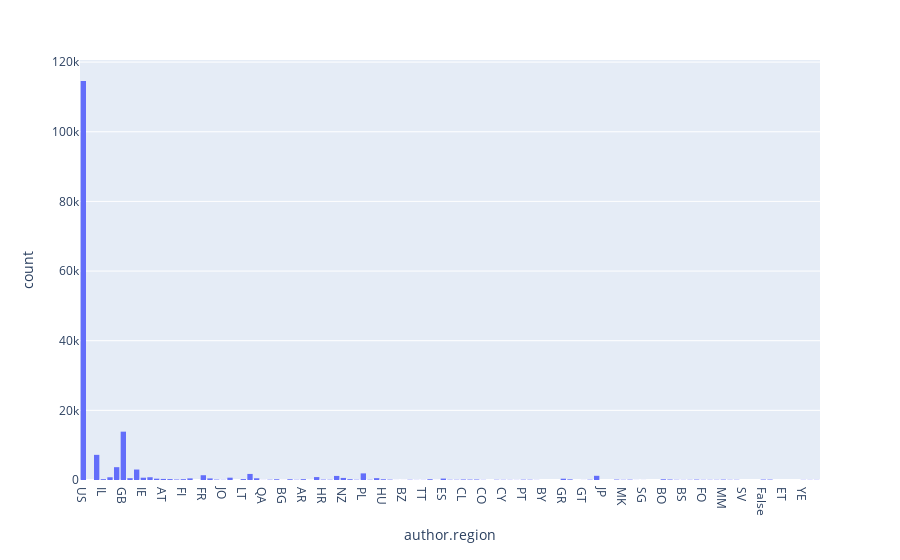

The notebook cell saved with this chart:
### Markdown cell above
805 different youtubers have left comments on David's tiktok!

### Code cell
fig1 = px.histogram(Tik_comments, x="author.region")
fig1.show()

### Figure 1 — Plotly figure (JSON) as saved in the notebook; plotly's stock layout.template omitted (floating-point values rounded to 4 significant figures; data arrays with more than 128 entries replaced by an {"elided": "..."} marker saying what was removed)
{"data": [{"alignmentgroup": "True", "bingroup": "x", "hovertemplate": "author.region=%{x}<br>count=%{y}<extra></extra>", "legendgroup": "", "marker": {"color": "#636efa", "pattern": {"shape": ""}}, "name": "", "offsetgroup": "", "orientation": "v", "showlegend": false, "type": "histogram", "x": {"elided": "165110 str values"}, "xaxis": "x", "yaxis": "y"}], "layout": {"barmode": "relative", "legend": {"tracegroupgap": 0}, "margin": {"t": 60}, "xaxis": {"anchor": "y", "domain": [0, 1], "title": {"text": "author.region"}}, "yaxis": {"anchor": "x", "domain": [0, 1], "title": {"text": "count"}}}}
